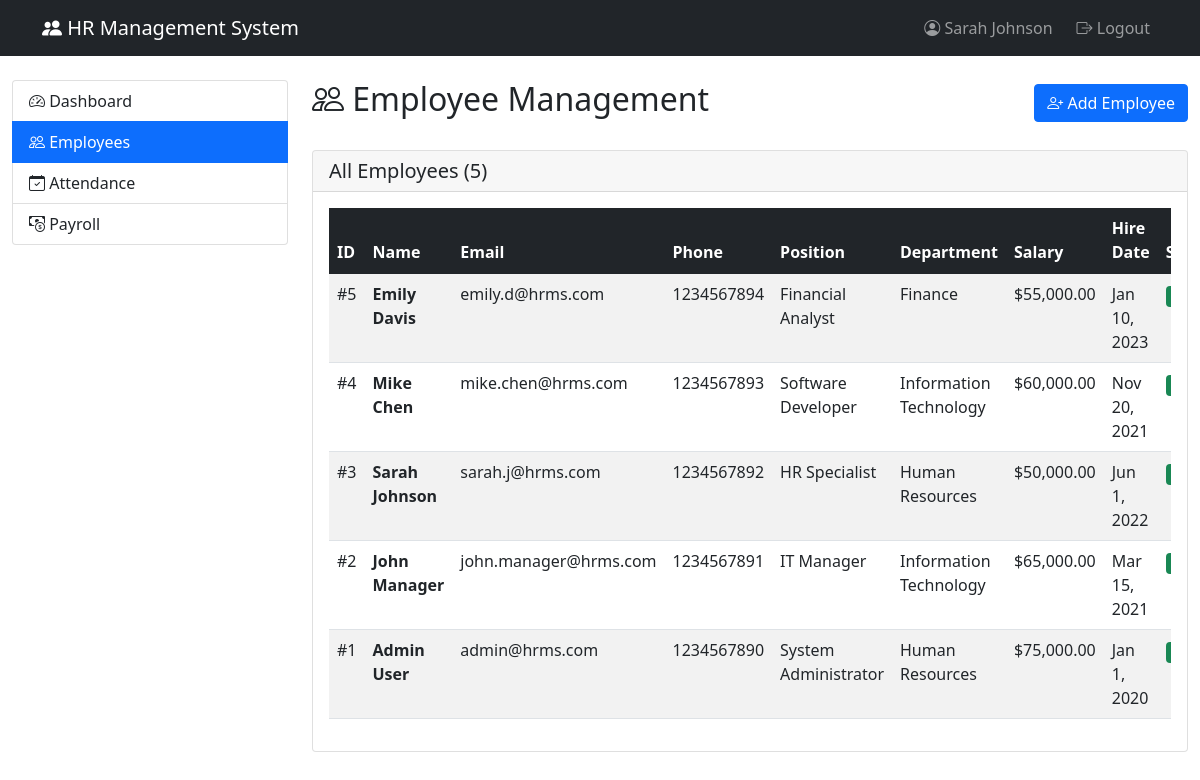
The page /employees.php (signed in) on the database its author committed.
### tables this page shows
CREATE TABLE `employees` (
  `emp_id` int(11) NOT NULL,
  `first_name` varchar(50) NOT NULL,
  `last_name` varchar(50) NOT NULL,
  `email` varchar(100) NOT NULL,
  `phone` varchar(20) DEFAULT NULL,
  `hire_date` date NOT NULL,
  `job_title` varchar(100) DEFAULT NULL,
  `dept_id` int(11) DEFAULT NULL,
  `salary` decimal(10,2) DEFAULT NULL,
  `password_hash` varchar(255) NOT NULL,
  `user_role` enum('admin','manager','employee') DEFAULT 'employee',
  `status` enum('active','inactive','on_leave') DEFAULT 'active',
  `created_at` timestamp NOT NULL DEFAULT current_timestamp()
);

CREATE TABLE `departments` (
  `dept_id` int(11) NOT NULL,
  `dept_name` varchar(100) NOT NULL,
  `manager_id` int(11) DEFAULT NULL,
  `location` varchar(100) DEFAULT NULL,
  `created_at` timestamp NOT NULL DEFAULT current_timestamp()
);

### employees.php (the view, shortened to what this page needs)
<?php
require_once 'includes/config.php';
try {
    $stmt = $pdo->query("
        SELECT e.*, d.dept_name
        FROM employees e
        LEFT JOIN departments d ON e.dept_id = d.dept_id
        ORDER BY e.emp_id DESC
    ");
    $employees = $stmt->fetchAll(PDO::FETCH_ASSOC);
} catch(PDOException $e) {
    $error = "Error loading employees: " . $e->getMessage();
}
?>
<!DOCTYPE html>
<html lang="en">
<head>
    <link href="https://cdn.jsdelivr.net/npm/bootstrap@5.1.3/dist/css/bootstrap.min.css" rel="stylesheet">
    <link rel="stylesheet" href="https://cdn.jsdelivr.net/npm/bootstrap-icons@1.8.1/font/bootstrap-icons.css">
</head>
<body>
    <nav class="navbar navbar-expand-lg navbar-dark bg-dark">
        <div class="container">
            <a class="navbar-brand" href="dashboard.php">
                <i class="bi bi-people-fill"></i> HR Management System
            </a>
            <div class="navbar-nav ms-auto">
                <span class="navbar-text me-3">
                    <i class="bi bi-person-circle"></i>
                    <?php echo $_SESSION['user_name']; ?>
                </span>
                <a class="nav-link" href="logout.php">
                    <i class="bi bi-box-arrow-right"></i> Logout
                </a>
            </div>
        </div>
    </nav>
    <div class="container-fluid mt-4">
        <div class="row">
            <div class="col-md-3">
                <div class="list-group">
                    <a href="dashboard.php" class="list-group-item list-group-item-action">
                        <i class="bi bi-speedometer2"></i> Dashboard
                    </a>
                    <a href="employees.php" class="list-group-item list-group-item-action active">
                        <i class="bi bi-people"></i> Employees
                    </a>
                    <a href="attendance.php" class="list-group-item list-group-item-action">
                        <i class="bi bi-calendar-check"></i> Attendance
                    </a>
                    <a href="payroll.php" class="list-group-item list-group-item-action">
                        <i class="bi bi-cash-coin"></i> Payroll
                    </a>
                </div>
            </div>
            <div class="col-md-9">
                <div class="d-flex justify-content-between align-items-center mb-4">
                    <h2><i class="bi bi-people"></i> Employee Management</h2>
                    <button class="btn btn-primary" data-bs-toggle="modal" data-bs-target="#addEmployeeModal">
                        <i class="bi bi-person-plus"></i> Add Employee
                    </button>
                </div>
                <div class="card">
                    <div class="card-header">
                        <h5 class="card-title mb-0">All Employees (<?php echo count($employees); ?>)</h5>
                    </div>
                    <div class="card-body">
                        <div class="table-responsive">
                            <table class="table table-striped table-hover">
                                <thead class="table-dark">
                                    <tr>
                                        <th>ID</th>
                                        <th>Name</th>
                                        <th>Email</th>
                                        <th>Phone</th>
                                        <th>Position</th>
                                        <th>Department</th>
                                        <th>Salary</th>
                                        <th>Hire Date</th>
                                        <th>Status</th>
                                    </tr>
                                </thead>
                                <tbody>
                                    <?php foreach($employees as $employee): ?>
                                    <tr>
                                        <td>#<?php echo $employee['emp_id']; ?></td>
                                        <td>
                                            <strong><?php echo $employee['first_name'] . ' ' . $employee['last_name']; ?></strong>
                                        </td>
                                        <td><?php echo $employee['email']; ?></td>
                                        <td><?php echo $employee['phone'] ?: 'N/A'; ?></td>
                                        <td><?php echo $employee['job_title']; ?></td>
                                        <td><?php echo $employee['dept_name']; ?></td>
                                        <td>$<?php echo number_format($employee['salary'], 2); ?></td>
                                        <td><?php echo date('M j, Y', strtotime($employee['hire_date'])); ?></td>
                                        <td>
                                            <span class="badge bg-<?php
                                                echo $employee['status'] == 'active' ? 'success' :
                                                    ($employee['status'] == 'on_leave' ? 'warning' : 'secondary');
                                            ?>">
                                            </span>
                                        </td>
                                    </tr>
                                    <?php endforeach; ?>
                                </tbody>
                            </table>
                        </div>
                    </div>
                </div>
            </div>
        </div>
    </div>
</body>
</html>

### rows shown on the page
employees: emp_id "5", first_name "Emily", last_name "Davis", email "emily.d@hrms.com", phone "1234567894", job_title "Financial Analyst", dept.dept_name "Finance", salary "55,000.00", hire_date "Jan 10, 2023"
employees: emp_id "4", first_name "Mike", last_name "Chen", email "mike.chen@hrms.com", phone "1234567893", job_title "Software Developer", dept.dept_name "Information Technology", salary "60,000.00", hire_date "Nov 20, 2021"
employees: emp_id "3", first_name "Sarah", last_name "Johnson", email "sarah.j@hrms.com", phone "1234567892", job_title "HR Specialist", dept.dept_name "Human Resources", salary "50,000.00", hire_date "Jun 1, 2022"
employees: emp_id "2", first_name "John", last_name "Manager", email "john.manager@hrms.com", phone "1234567891", job_title "IT Manager", dept.dept_name "Information Technology", salary "65,000.00", hire_date "Mar 15, 2021"
employees: emp_id "1", first_name "Admin", last_name "User", email "admin@hrms.com", phone "1234567890", job_title "System Administrator", dept.dept_name "Human Resources", salary "75,000.00", hire_date "Jan 1, 2020"

### other values the page prints
$_SESSION['user_name'] "Sarah Johnson"
count($employees) "5"
